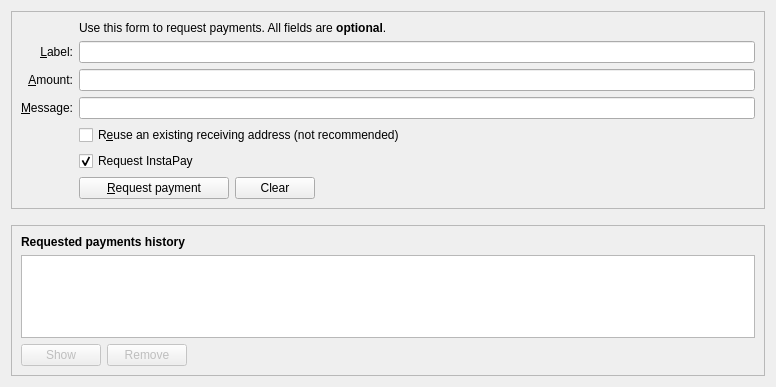
<?xml version="1.0" encoding="UTF-8"?>
<ui version="4.0">
 <class>ReceiveCoinsDialog</class>
 <widget class="QWidget" name="ReceiveCoinsDialog">
  <property name="geometry">
   <rect>
    <x>0</x>
    <y>0</y>
    <width>776</width>
    <height>387</height>
   </rect>
  </property>
  <layout class="QVBoxLayout" name="verticalLayout" stretch="0,0,1">
   <item>
    <widget class="QFrame" name="frame2">
     <property name="sizePolicy">
      <sizepolicy hsizetype="Preferred" vsizetype="Expanding">
       <horstretch>0</horstretch>
       <verstretch>0</verstretch>
      </sizepolicy>
     </property>
     <property name="frameShape">
      <enum>QFrame::StyledPanel</enum>
     </property>
     <property name="frameShadow">
      <enum>QFrame::Sunken</enum>
     </property>
     <layout class="QVBoxLayout" name="verticalLayout_3">
      <item>
       <layout class="QGridLayout" name="gridLayout">
        <item row="7" column="2">
         <widget class="QCheckBox" name="reuseAddress">
          <property name="toolTip">
           <string>Reuse one of the previously used receiving addresses.&lt;br&gt;Reusing addresses has security and privacy issues.&lt;br&gt;Do not use this unless re-generating a payment request made before.</string>
          </property>
          <property name="text">
           <string>R&amp;euse an existing receiving address (not recommended)</string>
          </property>
         </widget>
        </item>
        <item row="7" column="0">
         <widget class="QLabel" name="label_4">
          <property name="text">
           <string/>
          </property>
         </widget>
        </item>
        <item row="6" column="0">
         <widget class="QLabel" name="label_3">
          <property name="toolTip">
           <string>An optional message to attach to the payment request, which will be displayed when the request is opened. Note: The message will not be sent with the payment over the DasCoin network.</string>
          </property>
          <property name="text">
           <string>&amp;Message:</string>
          </property>
          <property name="alignment">
           <set>Qt::AlignRight|Qt::AlignTrailing|Qt::AlignVCenter</set>
          </property>
          <property name="buddy">
           <cstring>reqMessage</cstring>
          </property>
         </widget>
        </item>
        <item row="4" column="2">
         <widget class="QLineEdit" name="reqLabel">
          <property name="toolTip">
           <string>An optional label to associate with the new receiving address.</string>
          </property>
         </widget>
        </item>
        <item row="6" column="2">
         <widget class="QLineEdit" name="reqMessage">
          <property name="toolTip">
           <string>An optional message to attach to the payment request, which will be displayed when the request is opened.&lt;br&gt;Note: The message will not be sent with the payment over the DasCoin network.</string>
          </property>
         </widget>
        </item>
        <item row="2" column="2">
         <widget class="QLabel" name="label_5">
          <property name="text">
           <string>Use this form to request payments. All fields are &lt;b&gt;optional&lt;/b&gt;.</string>
          </property>
         </widget>
        </item>
        <item row="4" column="0">
         <widget class="QLabel" name="label_2">
          <property name="toolTip">
           <string>An optional label to associate with the new receiving address.</string>
          </property>
          <property name="text">
           <string>&amp;Label:</string>
          </property>
          <property name="alignment">
           <set>Qt::AlignRight|Qt::AlignTrailing|Qt::AlignVCenter</set>
          </property>
          <property name="buddy">
           <cstring>reqLabel</cstring>
          </property>
         </widget>
        </item>
        <item row="5" column="0">
         <widget class="QLabel" name="label">
          <property name="toolTip">
           <string>An optional amount to request. Leave this empty or zero to not request a specific amount.</string>
          </property>
          <property name="text">
           <string>&amp;Amount:</string>
          </property>
          <property name="alignment">
           <set>Qt::AlignRight|Qt::AlignTrailing|Qt::AlignVCenter</set>
          </property>
          <property name="buddy">
           <cstring>reqAmount</cstring>
          </property>
         </widget>
        </item>
        <item row="5" column="2">
         <widget class="BitcoinAmountField" name="reqAmount">
          <property name="minimumSize">
           <size>
            <width>80</width>
            <height>0</height>
           </size>
          </property>
          <property name="toolTip">
           <string>An optional amount to request. Leave this empty or zero to not request a specific amount.</string>
          </property>
         </widget>
        </item>
        <item row="9" column="2">
         <layout class="QHBoxLayout" name="horizontalLayout">
          <item>
           <widget class="QPushButton" name="receiveButton">
            <property name="minimumSize">
             <size>
              <width>150</width>
              <height>0</height>
             </size>
            </property>
            <property name="text">
             <string>&amp;Request payment</string>
            </property>
           </widget>
          </item>
          <item>
           <widget class="QPushButton" name="clearButton">
            <property name="sizePolicy">
             <sizepolicy hsizetype="Minimum" vsizetype="Fixed">
              <horstretch>0</horstretch>
              <verstretch>0</verstretch>
             </sizepolicy>
            </property>
            <property name="toolTip">
             <string>Clear all fields of the form.</string>
            </property>
            <property name="text">
             <string>Clear</string>
            </property>
            <property name="autoDefault">
             <bool>false</bool>
            </property>
           </widget>
          </item>
          <item>
           <spacer name="horizontalSpacer">
            <property name="orientation">
             <enum>Qt::Horizontal</enum>
            </property>
            <property name="sizeHint" stdset="0">
             <size>
              <width>40</width>
              <height>20</height>
             </size>
            </property>
           </spacer>
          </item>
         </layout>
        </item>
        <item row="9" column="0">
         <widget class="QLabel" name="label_7">
          <property name="text">
           <string/>
          </property>
         </widget>
        </item>
        <item row="8" column="2">
         <widget class="QCheckBox" name="checkUseInstaPay">
          <property name="text">
           <string>Request InstaPay</string>
          </property>
          <property name="checked">
           <bool>true</bool>
          </property>
         </widget>
        </item>
       </layout>
      </item>
     </layout>
    </widget>
   </item>
   <item>
    <spacer name="verticalSpacer_2">
     <property name="orientation">
      <enum>Qt::Vertical</enum>
     </property>
     <property name="sizeHint" stdset="0">
      <size>
       <width>20</width>
       <height>10</height>
      </size>
     </property>
    </spacer>
   </item>
   <item>
    <widget class="QFrame" name="frame">
     <property name="sizePolicy">
      <sizepolicy hsizetype="Preferred" vsizetype="Expanding">
       <horstretch>0</horstretch>
       <verstretch>0</verstretch>
      </sizepolicy>
     </property>
     <property name="frameShape">
      <enum>QFrame::StyledPanel</enum>
     </property>
     <property name="frameShadow">
      <enum>QFrame::Raised</enum>
     </property>
     <layout class="QVBoxLayout" name="verticalLayout_2">
      <item>
       <widget class="QLabel" name="label_6">
        <property name="font">
         <font>
          <weight>75</weight>
          <bold>true</bold>
         </font>
        </property>
        <property name="text">
         <string>Requested payments history</string>
        </property>
       </widget>
      </item>
      <item>
       <widget class="QTableView" name="recentRequestsView">
        <property name="contextMenuPolicy">
         <enum>Qt::CustomContextMenu</enum>
        </property>
        <property name="tabKeyNavigation">
         <bool>false</bool>
        </property>
        <property name="sortingEnabled">
         <bool>true</bool>
        </property>
       </widget>
      </item>
      <item>
       <layout class="QHBoxLayout" name="horizontalLayout_2">
        <item>
         <widget class="QPushButton" name="showRequestButton">
          <property name="enabled">
           <bool>false</bool>
          </property>
          <property name="toolTip">
           <string>Show the selected request (does the same as double clicking an entry)</string>
          </property>
          <property name="text">
           <string>Show</string>
          </property>
          <property name="autoDefault">
           <bool>false</bool>
          </property>
         </widget>
        </item>
        <item>
         <widget class="QPushButton" name="removeRequestButton">
          <property name="enabled">
           <bool>false</bool>
          </property>
          <property name="toolTip">
           <string>Remove the selected entries from the list</string>
          </property>
          <property name="text">
           <string>Remove</string>
          </property>
          <property name="autoDefault">
           <bool>false</bool>
          </property>
         </widget>
        </item>
        <item>
         <spacer name="horizontalSpacer_2">
          <property name="orientation">
           <enum>Qt::Horizontal</enum>
          </property>
          <property name="sizeHint" stdset="0">
           <size>
            <width>40</width>
            <height>20</height>
           </size>
          </property>
         </spacer>
        </item>
       </layout>
      </item>
     </layout>
    </widget>
   </item>
  </layout>
 </widget>
 <customwidgets>
  <customwidget>
   <class>BitcoinAmountField</class>
   <extends>QLineEdit</extends>
   <header>bitcoinamountfield.h</header>
   <container>1</container>
  </customwidget>
 </customwidgets>
 <tabstops>
  <tabstop>reqLabel</tabstop>
  <tabstop>reqAmount</tabstop>
  <tabstop>reqMessage</tabstop>
  <tabstop>reuseAddress</tabstop>
  <tabstop>receiveButton</tabstop>
  <tabstop>clearButton</tabstop>
  <tabstop>recentRequestsView</tabstop>
  <tabstop>showRequestButton</tabstop>
  <tabstop>removeRequestButton</tabstop>
 </tabstops>
 <resources>
  <include location="../DasCoin.qrc"/>
 </resources>
 <connections/>
</ui>
